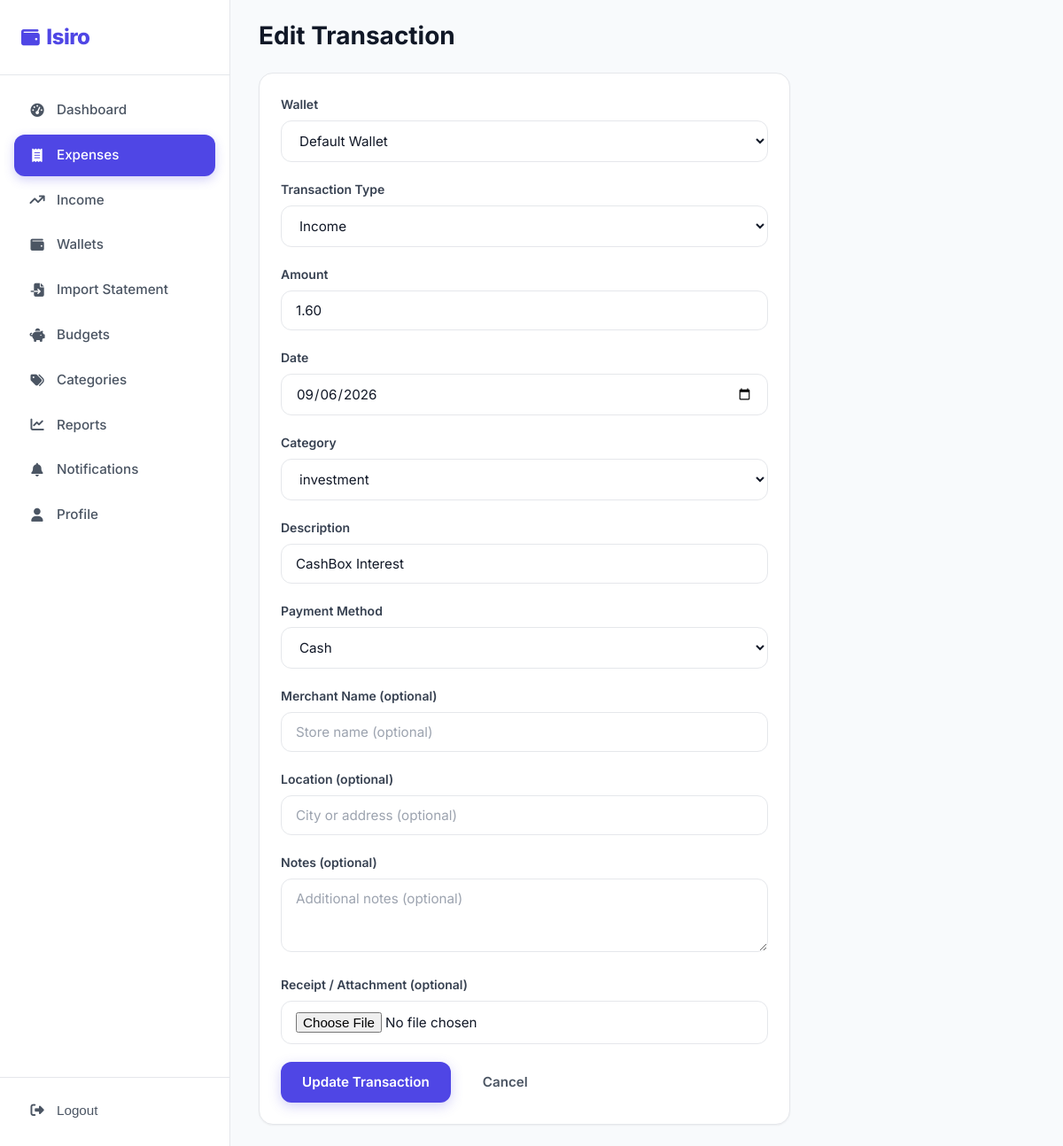
/expenses/60/edit/ (signed in), run on the app's committed database.
### expenses/models.py (models this page shows, shortened)
class Expense(models.Model):
    class TransactionType(models.TextChoices):
        EXPENSE = "expense", "Expense"
        INCOME = "income", "Income"
    class Source(models.TextChoices):
        MANUAL = "manual", "Manual"
        PDF = "pdf", "PDF Import"
        CSV = "csv", "CSV Import"
        OCR = "ocr", "OCR Import"
    class PaymentMethod(models.TextChoices):
        CASH = "cash", "Cash"
        CARD = "card", "Card"
        BANK = "bank", "Bank Transfer"
        MOBILE = "mobile", "Mobile Money"
        OTHER = "other", "Other"
    class Status(models.TextChoices):
        PENDING = "pending", "Pending"
        COMPLETED = "completed", "Completed"
        FAILED = "failed", "Failed"
    user = models.ForeignKey(
        settings.AUTH_USER_MODEL,
        on_delete=models.CASCADE,
        related_name="expenses",
    )
    wallet = models.ForeignKey(
        Wallet,
        on_delete=models.CASCADE,
        related_name="expenses",
    )
    amount = models.DecimalField(max_digits=12, decimal_places=2)
    date = models.DateField()
    category = models.ForeignKey(
        Category, on_delete=models.SET_NULL, null=True, related_name="expenses",
    )
    description = models.CharField(max_length=255, blank=True)
    transaction_type = models.CharField(
        max_length=10, choices=TransactionType.choices, default=TransactionType.EXPENSE,
    )
    payment_method = models.CharField(
        max_length=10, choices=PaymentMethod.choices, default=PaymentMethod.CASH,
    )
    source = models.CharField(
        max_length=10, choices=Source.choices, default=Source.MANUAL,
    )
    attachment = models.FileField(
        upload_to="attachments/", blank=True, null=True)
    merchant_name = models.CharField(max_length=150, blank=True)
    location = models.CharField(max_length=255, blank=True)
    notes = models.TextField(blank=True)
    status = models.CharField(
        max_length=10, choices=Status.choices, default=Status.COMPLETED,
    )
    created_at = models.DateTimeField(auto_now_add=True)
    updated_at = models.DateTimeField(auto_now=True)
    class Meta:
        ordering = ["-date", "-created_at"]
        indexes = [
            models.Index(fields=["user", "date"]),
            models.Index(fields=["user", "transaction_type"]),
        ]

### expenses/views.py (the view, shortened to what this page needs)
# urls.py: path("<int:pk>/edit/", ExpenseUpdateView.as_view(), name="edit"),
class ExpenseUpdateView(LoginRequiredMixin, UpdateView):
    login_url = "users:login"
    template_name = "expenses/edit_expense.html"
    form_class = ExpenseForm
    model = Expense
    def get_queryset(self):
        return Expense.objects.filter(user=self.request.user)
    def get_form_kwargs(self):
        kwargs = super().get_form_kwargs()
        kwargs["user"] = self.request.user
        return kwargs

### expenses/models.py (called while the page is built)
    def __str__(self) -> str:
        return self.name

    def __str__(self) -> str:
        return self.name

### templates/expenses/edit_expense.html (shortened to what this page needs)
{% extends "base.html" %}
{% load static %}
{% block body_class %}app-page{% endblock %}
{% block content %}
<div class="app-layout">
  {% include "partials/sidebar.html" with active="expenses" %}
  <main class="main-content">
    <div class="topbar">
      <div style="display: flex; align-items: center; gap: 16px">
        <h1>Edit Transaction</h1>
      </div>
    </div>
    <div class="card" style="max-width: 600px">
      <form method="post" enctype="multipart/form-data">
        <div class="form-group">
          <label class="form-label">Wallet</label>
          {{ form.wallet }}
        </div>
        <div class="form-group">
          <label class="form-label">Transaction Type</label>
          {{ form.transaction_type }}
        </div>
        <div class="form-group">
          <label class="form-label">Amount</label>
          {{ form.amount }}
        </div>
        <div class="form-group">
          <label class="form-label">Date</label>
          {{ form.date }}
        </div>
        <div class="form-group">
          <label class="form-label">Category</label>
          {{ form.category }}
        </div>
        <div class="form-group">
          <label class="form-label">Description</label>
          {{ form.description }}
        </div>
        <div class="form-group">
          <label class="form-label">Payment Method</label>
          {{ form.payment_method }}
        </div>
        <div class="form-group">
          <label class="form-label">Merchant Name (optional)</label>
          {{ form.merchant_name }}
        </div>
        <div class="form-group">
          <label class="form-label">Location (optional)</label>
          {{ form.location }}
        </div>
        <div class="form-group">
          <label class="form-label">Notes (optional)</label>
          {{ form.notes }}
        </div>
        <div class="form-group">
          <label class="form-label">Receipt / Attachment (optional)</label>
          {{ form.attachment }}
        </div>
        <div style="display: flex; gap: 12px">
          <button type="submit" class="btn btn-primary">
            <span class="btn-text">Update Transaction</span>
          </button>
          <a href="{% url 'expenses:list' %}" class="btn btn-ghost"
            ><span class="btn-text">Cancel</span></a
          >
        </div>
      </form>
    </div>
  </main>
</div>
{% include "partials/bottom_nav.html" with active="expenses" %} {% endblock %}

### static/css/style.css (style rules this page uses)
:root { --primary-50: #EEF2FF; --primary-100: #E0E7FF; --primary-200: #C7D2FE; --primary-300: #A5B4FC; --primary-400: #818CF8; --primary-500: #6366F1; --primary-600: #4F46E5; --primary-700: #4338CA; --primary-800: #3730A3; --success-50: #ECFDF5; --success-100: #D1FAE5; --success-500: #10B981; --success-600: #059669; --success-700: #047857; --danger-50: #FEF2F2; --danger-100: #FEE2E2; --danger-500: #EF4444; --danger-600: #DC2626; --danger-700: #B91C1C; --warning-50: #FFFBEB; --warning-100: #FEF3C7; --warning-500: #F59E0B; --warning-600: #D97706; --accent-500: #0EA5E9; --accent-600: #0284C7; --gray-50: #F9FAFB; --gray-100: #F3F4F6; --gray-200: #E5E7EB; --gray-300: #D1D5DB; --gray-400: #9CA3AF; --gray-500: #6B7280; --gray-600: #4B5563; --gray-700: #374151; --gray-800: #1F2937; --gray-900: #111827; --bg: #F8FAFC; --surface: #FFFFFF; --border: #E5E7EB; --shadow-sm: 0 1px 2px rgba(0,0,0,0.05); --shadow: 0 4px 12px rgba(0,0,0,0.07); --shadow-md: 0 8px 24px rgba(0,0,0,0.08); --shadow-lg: 0 16px 48px rgba(0,0,0,0.10); --r-sm: 8px; --r: 12px; --r-lg: 16px; --r-xl: 24px; --r-full: 9999px; --sp-1: 4px; --sp-2: 8px; --sp-3: 12px; --sp-4: 16px; --sp-5: 20px; --sp-6: 24px; --sp-8: 32px; --sp-10: 40px; --sp-12: 48px; --sp-16: 64px; --font: 'Inter', -apple-system, BlinkMacSystemFont, 'Segoe UI', sans-serif; }
*, *::before, *::after { box-sizing: border-box; margin: 0; padding: 0; }
html { scroll-behavior: smooth; }
body { font-family: var(--font); background: var(--bg); color: var(--gray-800); line-height: 1.5; -webkit-font-smoothing: antialiased; }
a { color: var(--primary-600); text-decoration: none; transition: color .2s; }
h1, h2, h3, h4 { line-height: 1.2; font-weight: 700; color: var(--gray-900); }
h1 { font-size: 2.5rem; }
.btn { display: inline-flex; align-items: center; justify-content: center; gap: var(--sp-2); padding: 12px 24px; border: none; border-radius: var(--r); font-family: var(--font); font-size: 0.95rem; font-weight: 600; cursor: pointer; transition: all .2s ease; white-space: nowrap; position: relative; overflow: hidden; }
.btn-primary { background: var(--primary-600); color: #fff; box-shadow: 0 4px 14px rgba(79,70,229,0.25); }
.btn-ghost { background: transparent; color: var(--gray-600); }
.form-group { margin-bottom: var(--sp-5); }
.form-label { display: block; font-size: 0.875rem; font-weight: 600; color: var(--gray-700); margin-bottom: var(--sp-2); }
.form-input, .form-textarea, select.form-input { width: 100%; padding: 12px 16px; border: 1.5px solid var(--border); border-radius: var(--r); font-family: var(--font); font-size: 0.95rem; color: var(--gray-900); background: var(--surface); transition: all .2s ease; }
.form-input::placeholder { color: var(--gray-400); }
.card { background: var(--surface); border: 1px solid var(--border); border-radius: var(--r-lg); padding: var(--sp-6); box-shadow: var(--shadow-sm); transition: box-shadow .2s, transform .2s; }
.app-layout { display: flex; min-height: 100vh; }
.main-content { flex: 1; margin-left: 260px; padding: var(--sp-6) var(--sp-8); min-width: 0; }
.topbar { display: flex; align-items: center; justify-content: space-between; margin-bottom: var(--sp-6); }
.topbar h1 { font-size: 1.75rem; }

### data on the page
Expense: wallet "Default Wallet", transaction_type "Income", amount "1.60", date "09/06/2026", category "investment", description "CashBox Interest", payment_method "Cash"
